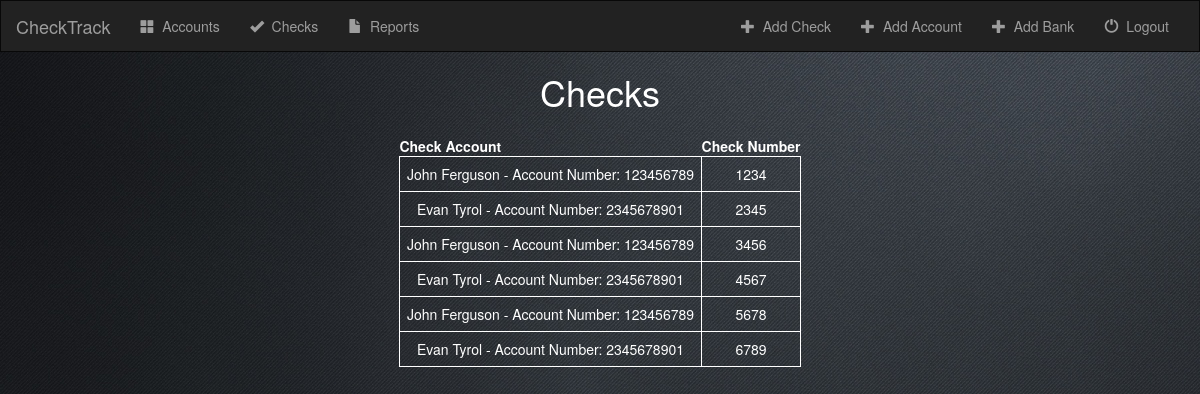
Page /check/checks/ (signed in) on the earlier database version.
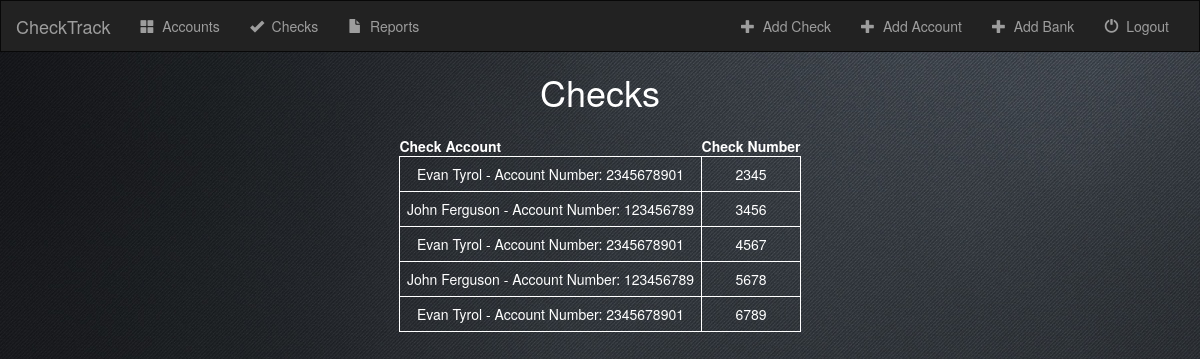
Same page on the later database version.
### check/models.py (models this page shows, shortened)
class Check(models.Model):
    account = models.ForeignKey('Account', on_delete=models.CASCADE)
    check_amount = models.IntegerField(max_length=10)
    check_number = models.IntegerField(max_length=4)
    cashier_name = models.CharField(max_length=20)
    check_status = models.BooleanField(default=False)
    entry_date = models.DateTimeField(auto_now_add=True, blank=True)
    letter_date_1 = models.DateField(null=True, blank=True)
    letter_date_2 = models.DateField(null=True, blank=True)
    letter_date_3 = models.DateField(null=True, blank=True)

class Account(models.Model):
    acount_store = models.ForeignKey('Store', on_delete=models.CASCADE)
    bank = models.ForeignKey('Bank', on_delete=models.CASCADE)
    account_number = models.IntegerField(max_length=10)
    account_name = models.CharField(max_length=20)
    account_street = models.CharField(max_length=50)
    account_state = models.CharField(max_length=20)
    account_city = models.CharField(max_length=20)
    account_zip = models.CharField(max_length=10)
    checks_bounced = models.IntegerField(max_length=1)
    def __str__(self):
        return self.account_name + ' - Account Number: ' + str(self.account_number)

### check/views.py (the view)
# urls.py: url(r'checks/$', views.CheckIndexView.as_view(), name='checkindex'),
class CheckIndexView(LoginRequiredMixin, generic.ListView):
    login_url = '/login/'
    redirect_field_name = 'redirect_to'
    template_name = 'check/checks.html'
    context_object_name = 'all_checks'
    def get_queryset(self):
        return Check.objects.all()

### check/templates/check/checks.html
{% extends 'check/base.html' %}
{% block body %}
<div class="wrapper">
<font color="#ffffff">
            <h1>Checks</h1>
        <table class="Form-table">
            <tr>
                <th>Check Account</th>
                <th>Check Number</th>
            </tr>
        {% for check in all_checks %}
            <tr>
                <td><a href="{% url 'check:checkdetail' check.id %}"><font color="#ffffff">{{ check.account }}</a></td>
                <td>{{ check.check_number }}</td>
            </tr>
        {% endfor %}
        </table>
    </font>
</div>
{% endblock %}

### check/templates/check/base.html (shortened to what this page needs)
<!DOCTYPE html>
<html lang="en">
    <head>
        {% load staticfiles %}
        <link rel="stylesheet" href="https://maxcdn.bootstrapcdn.com/bootstrap/3.3.6/css/bootstrap.min.css">
        <link rel="stylesheet" type="text/css" href="{% static 'check/style.css' %}" />
    </head>
    <body class="base">
        <nav class="navbar navbar-inverse">
                <div class="container-fluid">
                    <div class="navbar-header">
                        <a class="navbar-brand" href="{% url 'check:index' %}">CheckTrack</a>
                    </div>
                    <div class="collapse navbar-collapse" id="topNavBar">
                        <ul class="nav navbar-nav">
                            <li class="">
                                <a href="{% url 'check:accountindex' %}">
                                    <span class="glyphicon glyphicon-th-large" aria-hidden="true"></span>&nbsp; Accounts
                                </a>
                            </li>
                            <li class="">
                                    <a href="{% url 'check:checkindex' %}">
                                        <span class="glyphicon glyphicon-ok" aria-hidden="true"></span>&nbsp; Checks
                                    </a>
                            </li>
                            <li class="">
                                    <a href="{% url 'check:reportindex' %}">
                                        <span class="glyphicon glyphicon-file" aria-hidden="true"></span>&nbsp; Reports
                                    </a>
                            </li>
                        </ul>
                        <ul class="nav navbar-nav navbar-right">
                                <li class="">
                                        <a href="{% url 'check:check-add' %}">
                                            <span class="glyphicon glyphicon-plus" aria-hidden="true"></span>&nbsp; Add Check
                                        </a>
                                </li>
                                <li class="">
                                        <a href="{% url 'check:account-add' %}">
                                            <span class="glyphicon glyphicon-plus" aria-hidden="true"></span>&nbsp; Add Account
                                        </a>
                                </li>
                                <li class="">
                                        <a href="{% url 'check:bank-add' %}">
                                            <span class="glyphicon glyphicon-plus" aria-hidden="true"></span>&nbsp; Add Bank
                                        </a>
                                </li>
                                <li class="">
                                    <a href="/logout">
                                        <span class="glyphicon glyphicon-off" aria-hidden="true"></span>&nbsp; Logout
                                    </a>
                                </li>
                        </ul>
                    </div>
                </div>
            </nav>
    {% block body %}
    {% endblock %}
    </body>
</html>

### check/static/check/mainStyle.css (style rules this page uses)
body { background: url("images/black-background.png"); color: white; }
.navbar { border-radius: 0; }
.Form-table { padding: 1em; display: -webkit-box; display: -webkit-flex; display: -ms-flexbox; display: flex; -webkit-box-pack: center; -webkit-justify-content: center; -ms-flex-pack: center; justify-content: center; }
.Form-table td { border: .1em solid white; -webkit-column-span: 1; -moz-column-span: 1; column-span: 1; padding: .5em; }
.wrapper { text-align: center; }

Differences in the rows shown:
removed Check: account "John Ferguson - Account Number: 123456789", check_number "1234"
